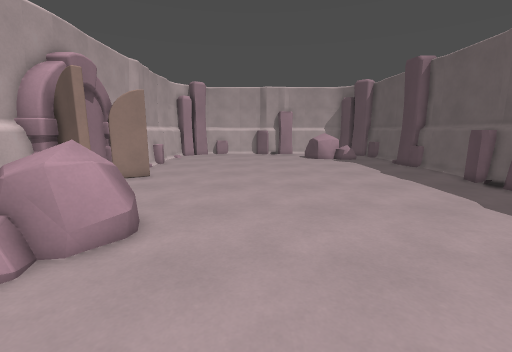
View 1 (above)

16 first-person views from a walk through a Godot game level. The camera is 1.4 m above the floor, tilts 10° down and sees 90° across. The floor is counted in squares, 0.5 m on a side. Each view is taken from the middle of a square. On the plan, view 1 faces up. The plan holds only what a view shows up to about 19 squares ahead; the rest is blank.

View 2
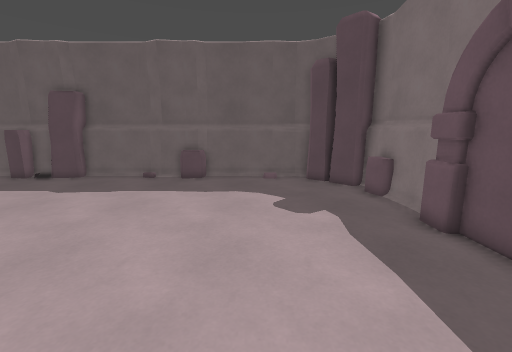

View 3
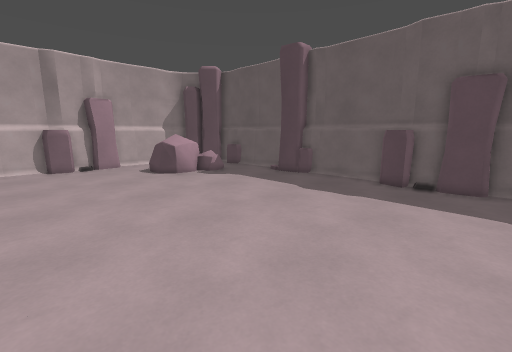

View 4
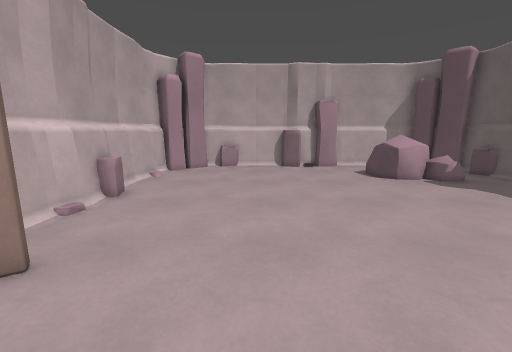

View 5
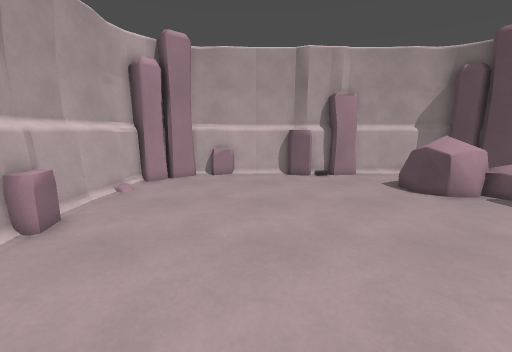

View 6
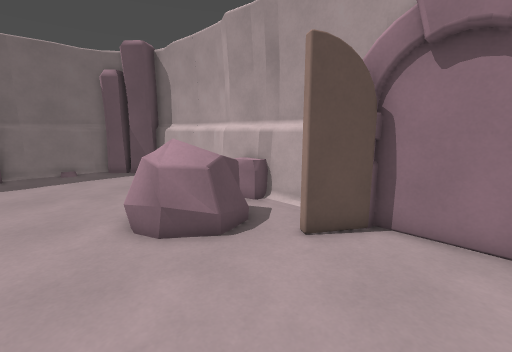

View 7
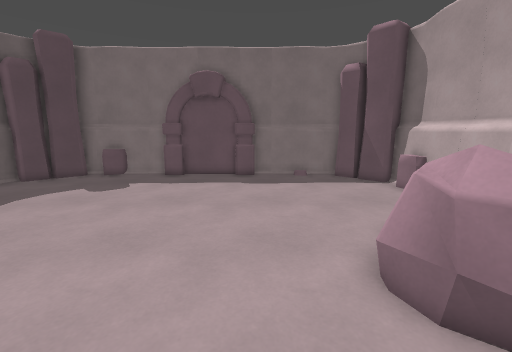

View 8
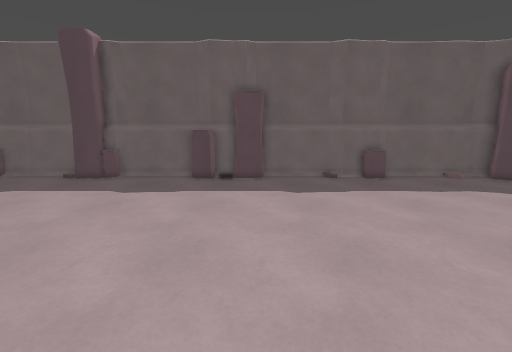

View 9
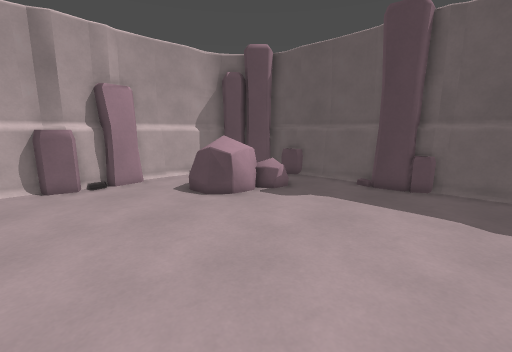

View 10
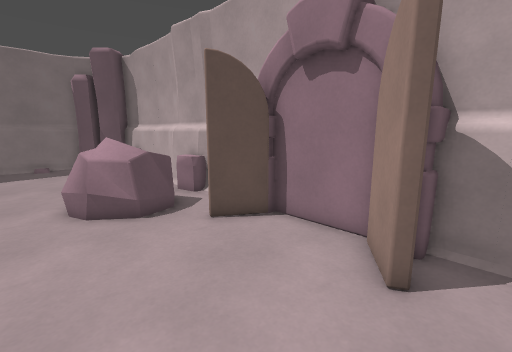

View 11
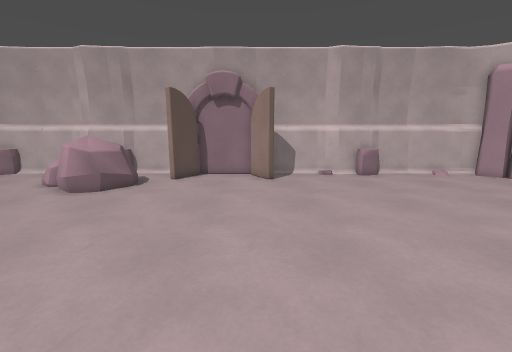

View 12
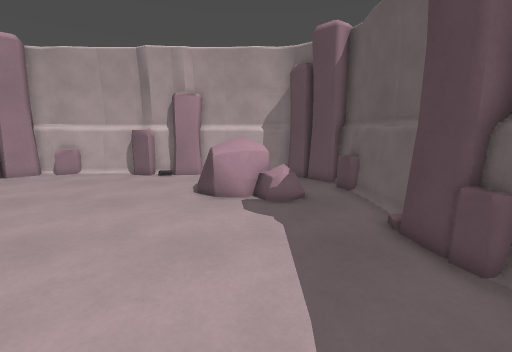

View 13
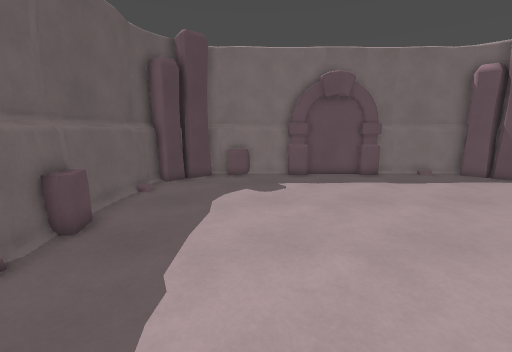

View 14
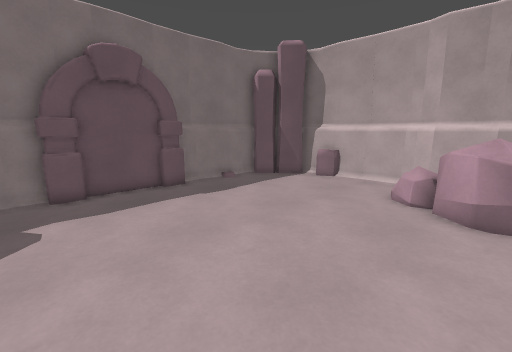

View 15
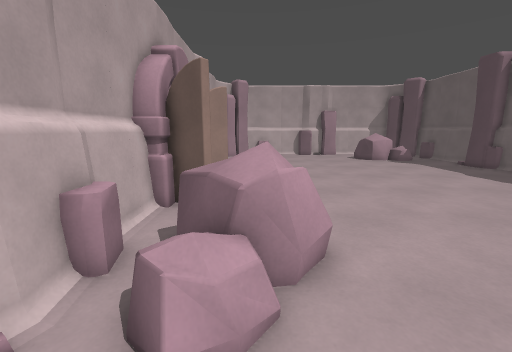

View 16
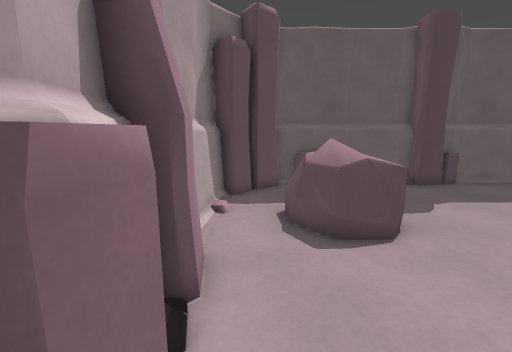

### Floor plan
Key: @ floor where view 1 was taken; # wall or solid block; . main floor; : floor 0.25 m higher than the main floor; = window, fence, low wall or low ledge; ^ raised ledge; R rock.
Columns run from 9 left of view 1 to 13 right of it. Each row starts with its distance up from view 1.
 32    ##################
 31  ###==...#^###.....###
 30 ###.................###
 29 ##..............RR...##
 28 #..............RRR  .=#
 27 #..............RRRR..=#
 26 #..............RRR :..#
 25 #.....................#
 24 #.....................#
 23 #=....................#
 22 #=...................##
 21 #....................##
 20 #=...................##
 19 #.....................#
 18 #.....................#
 17 #.....................#
 16 ###...................#
 15 ###..................##
 14 #....................^#
 13 #....................=#
 12 #....................##
 11 ###..................##
 10 ###...................#
  9 #.....................#
  8 #..RRR................#
  7 #=RRRR................#
  6 #=RRRR...............##
  5 #=.RR................=#
  4 #=RRR................=#
  3 #....................=#
  2 #.....................#
  1 #.....................#
  0 #........@............#
 -1 #=....................#
 -2 #=....................#
 -3 ##...................##
 -4  ##.................###
 -5  ###....##...##..==###
 -6   ###################

Positions as (right, up) in squares from view 1, and headings:
1: (0, 0), facing up
2: (-3, 0), facing right
3: (-2, 10), facing up-right
4: (-2, 11), facing up
5: (-2, 15), facing up
6: (-1, 14), facing down-left
7: (-1, 11), facing down
8: (-3, 11), facing right
9: (-1, 17), facing up-right
10: (-2, 17), facing down-left
11: (8, 15), facing left
12: (8, 15), facing up
13: (7, 11), facing down
14: (6, 7), facing down-left
15: (-5, 1), facing up
16: (-1, 30), facing right
